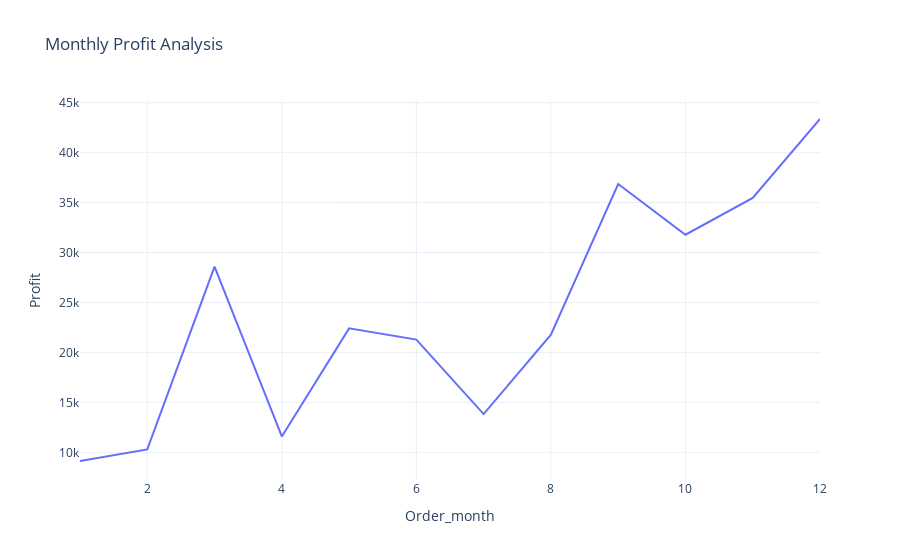

Notebook cell for this chart:
### Code cell
print(Profits_by_month)
fig = px.line(Profits_by_month, 
              x='Order_month', 
              y='Profit', 
              title='Monthly Profit Analysis')
fig.show()

### Figure 1 — Plotly figure (JSON) as saved in the notebook; plotly's stock layout.template omitted (floating-point values rounded to 4 significant figures)
{"data": [{"hovertemplate": "Order_month=%{x}<br>Profit=%{y}<extra></extra>", "legendgroup": "", "line": {"color": "#636efa", "dash": "solid"}, "marker": {"symbol": "circle"}, "mode": "lines", "name": "", "orientation": "v", "showlegend": false, "type": "scatter", "x": [1, 2, 3, 4, 5, 6, 7, 8, 9, 10, 11, 12], "xaxis": "x", "y": [9134.0, 10290.0, 28590.0, 11590.0, 22410.0, 21290.0, 13830.0, 21780.0, 36860.0, 31780.0, 35470.0, 43370.0], "yaxis": "y"}], "layout": {"autosize": true, "legend": {"tracegroupgap": 0}, "title": {"text": "Monthly Profit Analysis"}, "xaxis": {"anchor": "y", "autorange": true, "domain": [0, 1], "range": [1, 12], "title": {"text": "Order_month"}, "type": "linear"}, "yaxis": {"anchor": "x", "autorange": true, "domain": [0, 1], "range": [7233.0, 45270.0], "title": {"text": "Profit"}, "type": "linear"}}}
